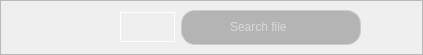
         <widget class="QFrame" name="searchFrame">
          <property name="minimumSize">
           <size>
            <width>0</width>
            <height>50</height>
           </size>
          </property>
          <property name="maximumSize">
           <size>
            <width>16777215</width>
            <height>55</height>
           </size>
          </property>
          <property name="styleSheet">
           <string notr="true">#searchButton{
background:transparent;
border:none;
}

QLabel{
background:transparent;
}
</string>
          </property>
          <property name="frameShape">
           <enum>QFrame::Shape::StyledPanel</enum>
          </property>
          <property name="frameShadow">
           <enum>QFrame::Shadow::Raised</enum>
          </property>
          <layout class="QHBoxLayout" name="horizontalLayout">
           <property name="leftMargin">
            <number>3</number>
           </property>
           <property name="topMargin">
            <number>5</number>
           </property>
           <property name="rightMargin">
            <number>3</number>
           </property>
           <property name="bottomMargin">
            <number>5</number>
           </property>
           <item>
            <widget class="HoverButton" name="prev">
             <property name="maximumSize">
              <size>
               <width>32</width>
               <height>32</height>
              </size>
             </property>
             <property name="styleSheet">
              <string notr="true">QPushButton{
background:transparent;
border:none;
border-radius:5px;}
QPushButton:pressed{ background:transparent;border:none;}</string>
             </property>
             <property name="text">
              <string/>
             </property>
             <property name="icon">
              <iconset resource="icons.qrc">
               <normaloff>:/icons/leftwhite.svg</normaloff>:/icons/leftwhite.svg</iconset>
             </property>
             <property name="iconSize">
              <size>
               <width>28</width>
               <height>28</height>
              </size>
             </property>
             <property name="checkable">
              <bool>true</bool>
             </property>
             <property name="checked">
              <bool>false</bool>
             </property>
            </widget>
           </item>
           <item>
            <widget class="HoverButton" name="next">
             <property name="maximumSize">
              <size>
               <width>32</width>
               <height>32</height>
              </size>
             </property>
             <property name="styleSheet">
              <string notr="true">QPushButton{
background:transparent;
border:none;
border-radius:5px;}
QPushButton:pressed{ background:transparent;border:none;}</string>
             </property>
             <property name="text">
              <string/>
             </property>
             <property name="icon">
              <iconset resource="icons.qrc">
               <normaloff>:/icons/rightwhite.svg</normaloff>:/icons/rightwhite.svg</iconset>
             </property>
             <property name="iconSize">
              <size>
               <width>28</width>
               <height>28</height>
              </size>
             </property>
             <property name="checkable">
              <bool>true</bool>
             </property>
             <property name="checked">
              <bool>false</bool>
             </property>
            </widget>
           </item>
           <item>
            <spacer name="horizontalSpacer">
             <property name="orientation">
              <enum>Qt::Orientation::Horizontal</enum>
             </property>
             <property name="sizeType">
              <enum>QSizePolicy::Policy::Preferred</enum>
             </property>
             <property name="sizeHint" stdset="0">
              <size>
               <width>40</width>
               <height>20</height>
              </size>
             </property>
            </spacer>
           </item>
           <item>
            <widget class="ToggleButton" name="recursiveSearchButton">
             <property name="minimumSize">
              <size>
               <width>55</width>
               <height>30</height>
              </size>
             </property>
             <property name="maximumSize">
              <size>
               <width>55</width>
               <height>30</height>
              </size>
             </property>
             <property name="styleSheet">
              <string notr="true">border:1px solid white;</string>
             </property>
             <property name="text">
              <string/>
             </property>
             <property name="checkable">
              <bool>true</bool>
             </property>
             <property name="checked">
              <bool>true</bool>
             </property>
            </widget>
           </item>
           <item>
            <widget class="QFrame" name="searchFile">
             <property name="minimumSize">
              <size>
               <width>180</width>
               <height>35</height>
              </size>
             </property>
             <property name="maximumSize">
              <size>
               <width>16777215</width>
               <height>35</height>
              </size>
             </property>
             <property name="styleSheet">
              <string notr="true">QFrame{
border: 1px solid #ccc;
background:transparent;
background: rgba(120, 120, 120, 0.5);
border-radius:14px;
}</string>
             </property>
             <property name="frameShape">
              <enum>QFrame::Shape::StyledPanel</enum>
             </property>
             <property name="frameShadow">
              <enum>QFrame::Shadow::Raised</enum>
             </property>
             <layout class="QHBoxLayout" name="horizontalLayout_6">
              <property name="spacing">
               <number>1</number>
              </property>
              <property name="leftMargin">
               <number>0</number>
              </property>
              <property name="topMargin">
               <number>0</number>
              </property>
              <property name="rightMargin">
               <number>0</number>
              </property>
              <property name="bottomMargin">
               <number>0</number>
              </property>
              <item>
               <widget class="HoverButton" name="searchHoverButton">
                <property name="minimumSize">
                 <size>
                  <width>40</width>
                  <height>30</height>
                 </size>
                </property>
                <property name="maximumSize">
                 <size>
                  <width>40</width>
                  <height>30</height>
                 </size>
                </property>
                <property name="styleSheet">
                 <string notr="true">QPushButton{
background:transparent;
border:none;
}
QPushButton:hover{

}</string>
                </property>
                <property name="text">
                 <string/>
                </property>
                <property name="icon">
                 <iconset resource="icons.qrc">
                  <normaloff>:/icons/searchwhite.svg</normaloff>:/icons/searchwhite.svg</iconset>
                </property>
                <property name="iconSize">
                 <size>
                  <width>30</width>
                  <height>30</height>
                 </size>
                </property>
                <property name="checkable">
                 <bool>true</bool>
                </property>
               </widget>
              </item>
              <item>
               <widget class="TLineEdit" name="searchLineEdit">
                <property name="minimumSize">
                 <size>
                  <width>100</width>
                  <height>30</height>
                 </size>
                </property>
                <property name="maximumSize">
                 <size>
                  <width>16777215</width>
                  <height>16777215</height>
                 </size>
                </property>
                <property name="styleSheet">
                 <string notr="true">QLineEdit {
    background: rgba(120, 120, 120, 0.5);
background:transparent;
	border:none;
    padding: 5px;
	color:#fff;
	font: 12pt &quot;Noto Sans&quot;;
}

QLineEdit:focus {
  background:transparent;
}

QLineEdit::hover {
    /*background-color: rgba(120, 120, 120, 0.7); /* Background color on hover */
}

</string>
                </property>
                <property name="placeholderText">
                 <string>Search file</string>
                </property>
               </widget>
              </item>
             </layout>
            </widget>
           </item>
           <item>
            <widget class="HoverButton" name="refreshButton">
             <property name="maximumSize">
              <size>
               <width>32</width>
               <height>32</height>
              </size>
             </property>
             <property name="styleSheet">
              <string notr="true">background:transparent;
border:none;</string>
             </property>
             <property name="text">
              <string/>
             </property>
             <property name="icon">
              <iconset resource="icons.qrc">
               <normaloff>:/icons/refreshwhite.svg</normaloff>:/icons/refreshwhite.svg</iconset>
             </property>
             <property name="iconSize">
              <size>
               <width>28</width>
               <height>28</height>
              </size>
             </property>
            </widget>
           </item>
           <item>
            <spacer name="horizontalSpacer_2">
             <property name="orientation">
              <enum>Qt::Orientation::Horizontal</enum>
             </property>
             <property name="sizeType">
              <enum>QSizePolicy::Policy::Fixed</enum>
             </property>
             <property name="sizeHint" stdset="0">
              <size>
               <width>20</width>
               <height>20</height>
              </size>
             </property>
            </spacer>
           </item>
          </layout>
         </widget>
